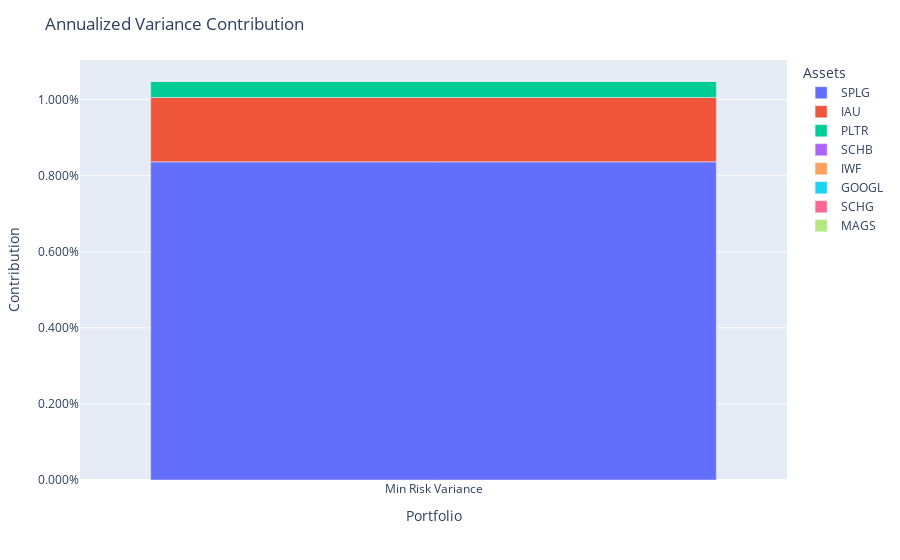

Notebook code for this chart:
### Code cell
pred_model_meanrisk.plot_contribution(RiskMeasure.ANNUALIZED_VARIANCE)

### Figure 1 — Plotly figure (JSON) as saved in the notebook; plotly's stock layout.template omitted (floating-point values rounded to 4 significant figures)
{"data": [{"alignmentgroup": "True", "hovertemplate": "variable=SPLG<br>index=%{x}<br>value=%{y}<extra></extra>", "legendgroup": "SPLG", "marker": {"color": "#636efa", "pattern": {"shape": ""}}, "name": "SPLG", "offsetgroup": "SPLG", "orientation": "v", "showlegend": true, "textposition": "auto", "type": "bar", "x": ["Min Risk Variance"], "xaxis": "x", "y": [0.008364], "yaxis": "y"}, {"alignmentgroup": "True", "hovertemplate": "variable=IAU<br>index=%{x}<br>value=%{y}<extra></extra>", "legendgroup": "IAU", "marker": {"color": "#EF553B", "pattern": {"shape": ""}}, "name": "IAU", "offsetgroup": "IAU", "orientation": "v", "showlegend": true, "textposition": "auto", "type": "bar", "x": ["Min Risk Variance"], "xaxis": "x", "y": [0.001692], "yaxis": "y"}, {"alignmentgroup": "True", "hovertemplate": "variable=PLTR<br>index=%{x}<br>value=%{y}<extra></extra>", "legendgroup": "PLTR", "marker": {"color": "#00cc96", "pattern": {"shape": ""}}, "name": "PLTR", "offsetgroup": "PLTR", "orientation": "v", "showlegend": true, "textposition": "auto", "type": "bar", "x": ["Min Risk Variance"], "xaxis": "x", "y": [0.0004329], "yaxis": "y"}, {"alignmentgroup": "True", "hovertemplate": "variable=SCHB<br>index=%{x}<br>value=%{y}<extra></extra>", "legendgroup": "SCHB", "marker": {"color": "#ab63fa", "pattern": {"shape": ""}}, "name": "SCHB", "offsetgroup": "SCHB", "orientation": "v", "showlegend": true, "textposition": "auto", "type": "bar", "x": ["Min Risk Variance"], "xaxis": "x", "y": [6.351e-09], "yaxis": "y"}, {"alignmentgroup": "True", "hovertemplate": "variable=IWF<br>index=%{x}<br>value=%{y}<extra></extra>", "legendgroup": "IWF", "marker": {"color": "#FFA15A", "pattern": {"shape": ""}}, "name": "IWF", "offsetgroup": "IWF", "orientation": "v", "showlegend": true, "textposition": "auto", "type": "bar", "x": ["Min Risk Variance"], "xaxis": "x", "y": [1.094e-09], "yaxis": "y"}, {"alignmentgroup": "True", "hovertemplate": "variable=GOOGL<br>index=%{x}<br>value=%{y}<extra></extra>", "legendgroup": "GOOGL", "marker": {"color": "#19d3f3", "pattern": {"shape": ""}}, "name": "GOOGL", "offsetgroup": "GOOGL", "orientation": "v", "showlegend": true, "textposition": "auto", "type": "bar", "x": ["Min Risk Variance"], "xaxis": "x", "y": [1.041e-09], "yaxis": "y"}, {"alignmentgroup": "True", "hovertemplate": "variable=SCHG<br>index=%{x}<br>value=%{y}<extra></extra>", "legendgroup": "SCHG", "marker": {"color": "#FF6692", "pattern": {"shape": ""}}, "name": "SCHG", "offsetgroup": "SCHG", "orientation": "v", "showlegend": true, "textposition": "auto", "type": "bar", "x": ["Min Risk Variance"], "xaxis": "x", "y": [1.038e-09], "yaxis": "y"}, {"alignmentgroup": "True", "hovertemplate": "variable=MAGS<br>index=%{x}<br>value=%{y}<extra></extra>", "legendgroup": "MAGS", "marker": {"color": "#B6E880", "pattern": {"shape": ""}}, "name": "MAGS", "offsetgroup": "MAGS", "orientation": "v", "showlegend": true, "textposition": "auto", "type": "bar", "x": ["Min Risk Variance"], "xaxis": "x", "y": [8.426e-10], "yaxis": "y"}], "layout": {"autosize": true, "barmode": "relative", "legend": {"title": {"text": "Assets"}, "tracegroupgap": 0}, "margin": {"t": 60}, "title": {"text": "Annualized Variance Contribution"}, "xaxis": {"anchor": "y", "autorange": true, "domain": [0, 1], "range": [-0.5, 0.5], "title": {"text": "Portfolio"}, "type": "category"}, "yaxis": {"anchor": "x", "autorange": true, "domain": [0, 1], "range": [0, 0.01104], "tickformat": ",.3%", "title": {"text": "Contribution"}, "type": "linear"}}}
